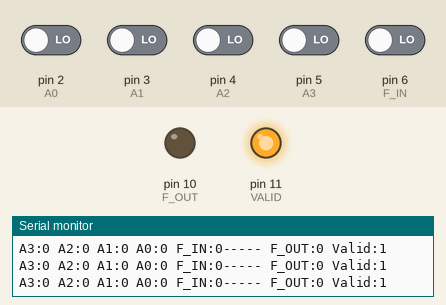
Bench run of a sketch on a simulated Arduino Uno, built with avr-gcc and run on an emulated ATmega328P. Parts: output pins drawn as LEDs (lit = HIGH), the last lines printed to the serial monitor. Inputs (shaded band) come from the test bench; at power-on: pin 2 (A0), pin 3 (A1), pin 4 (A2), pin 5 (A3), pin 6 (F_IN) LOW.

Above: at 1.8 s.
1.9 s: pin 2 (A0) driven HIGH
At 2.7 s:
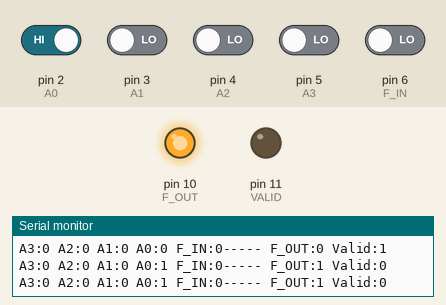
3.5 s: pin 6 (F_IN) driven HIGH
At 4.0 s:
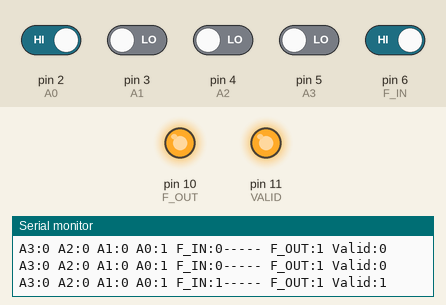
5.0 s: pin 3 (A1) driven HIGH
At 6.2 s:
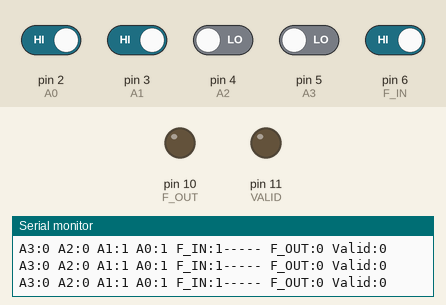
6.5 s: pin 3 (A1) driven LOW
At 7.7 s:
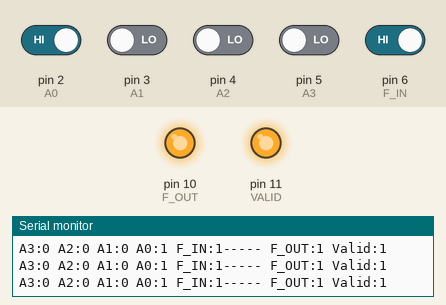
8.0 s: pin 2 (A0) driven LOW
At 8.9 s:
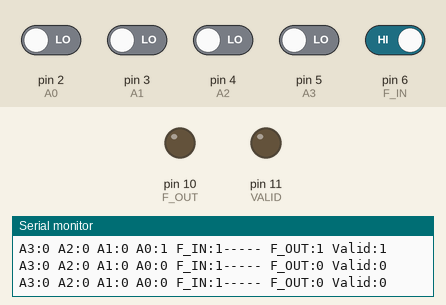
Timing chart, 0 to 10.5 s (numbered marks = the images above; inputs shaded):
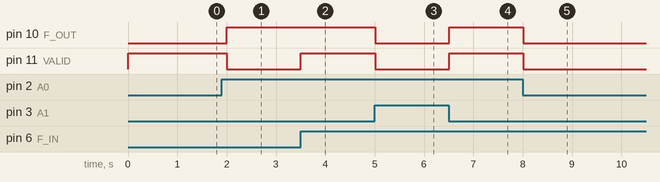

The sketch:

sd_ardu_proj.ino
```cpp
// Define Arduino Uno pin numbers
#define A0 2
#define A1 3
#define A2 4
#define A3 5
#define F_IN 6
#define F_OUT 10
#define VALID 11

// Setup and initialization
void setup() {
  //Setup pin signal directions
  pinMode(A0, INPUT);
  pinMode(A1, INPUT);
  pinMode(A2, INPUT);
  pinMode(A3, INPUT);
  pinMode(F_IN, INPUT);
  pinMode(F_OUT, OUTPUT);
  pinMode(VALID, OUTPUT);

  // Initialize serial port
  Serial.begin(115200);
  Serial.println(F("Starting SD program"));

}

void loop() {
  //Variable declaration
  bool a0, a1, a2, a3, f_in, f_out, valid;
  char buf[200];

  // Read input pins
  a0 = digitalRead(A0);
  a1 = digitalRead(A1);
  a2 = digitalRead(A2);
  a3 = digitalRead(A3);
  f_in = digitalRead(F_IN);

  f_out = (a0) && (!a1 || !a2 && a3); // Home circuit

  valid = f_in == f_out;

  //Update output pin values
  digitalWrite(F_OUT, f_out);
  digitalWrite(VALID, valid);

  sprintf(buf, "A3:%d A2:%d A1:%d A0:%d F_IN:%d----- F_OUT:%d Valid:%d\n", a3, a2, a1, a0, f_in, f_out, valid);
  Serial.print(buf);

  delay(500);

}


// AND	->  &&
// OR   ->  ||
// NOT	->  !
// XOR	->  ^             ->  (a && !b) || (!a && b)
// XNOR	->  !(a ^ b)      ->  (a && b) || (!a && !b)
// NAND	->  !(a && b)
// NOR	->  !(a || b)
```

Measured:
- after the input at 1.9 s, pin 10 (F_OUT): LOW → HIGH after 0.10 s; pin 11 (VALID): HIGH → LOW after 0.10 s
- after the input at 3.5 s, pin 11 (VALID): LOW → HIGH at once
- after the input at 5.0 s, pin 10 (F_OUT), pin 11 (VALID): HIGH → LOW at once
- after the input at 6.5 s, pin 10 (F_OUT), pin 11 (VALID): LOW → HIGH at once
- after the input at 8.0 s, pin 10 (F_OUT), pin 11 (VALID): HIGH → LOW at once
